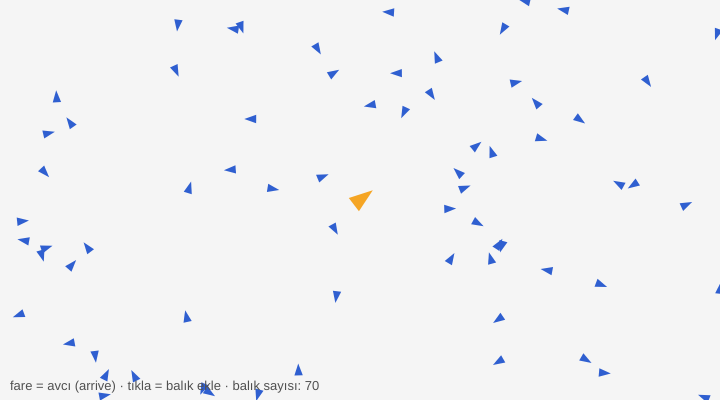
Frame 1 (no input)
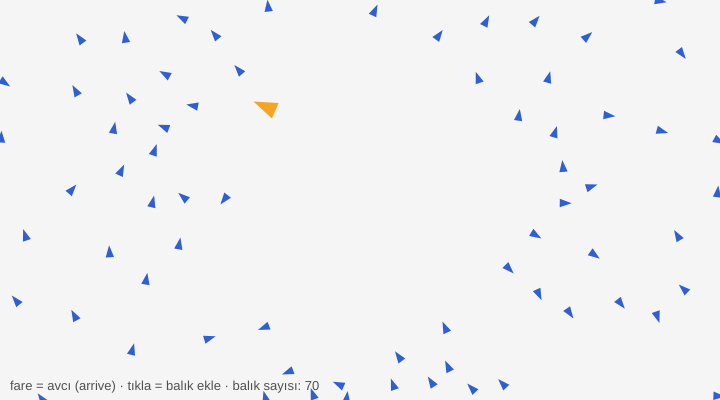
Frame 60 (no input)
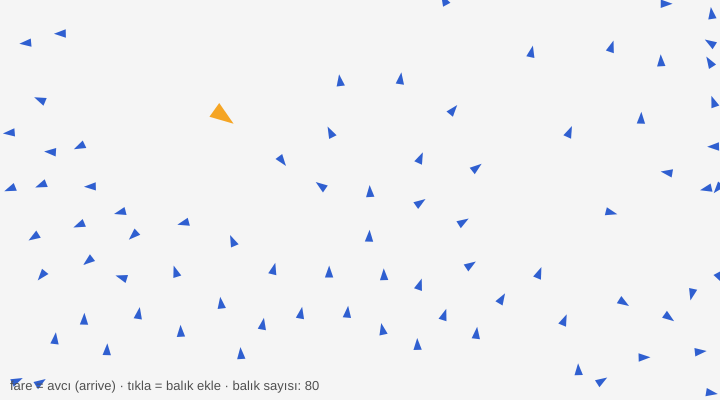
Frame 120 (the mouse pressed at the canvas centre since frame 60)

The p5.js sketch that drew these frames (run headless with seeded random() and noise() and a simulated clock; from frame 60 on, the mouse is pressed at the canvas centre):

// p5.js sketch
// ── sketch.js
// OGP219 · Steering davranışları — eksiksiz p5.js örneği
// Sarı araç fareye ARRIVE ile gelir. Balıklar (boids) üç kuralla sürü olur ve sarı araçtan KAÇAR.
// Tıkla = sürüye 10 balık ekle.   editor.p5js.org'a yapıştırıp çalıştırabilirsiniz.

let hunter, boids = [];

function setup() {
  createCanvas(720, 400);
  hunter = new Vehicle(width / 2, height / 2, 260, 420);
  for (let i = 0; i < 70; i++) boids.push(new Vehicle(random(width), random(height), 150, 300));
}

function draw() {
  background(245);
  const dt = min(deltaTime / 1000, 0.05);                       // saniye

  hunter.applyDesired(hunter.arrive(createVector(mouseX, mouseY), 120));
  hunter.update(dt);
  hunter.show(color("#f5a524"), 14);

  for (const b of boids) {
    b.flock(boids, 55);                                         // ayrılma + hizalanma + bütünleşme
    if (b.pos.dist(hunter.pos) < 110) b.applyDesired(b.flee(hunter.pos), 3);   // yırtıcıdan kaç (3 kat ağırlık)
    b.update(dt);
    b.wrap();
    b.show(color("#2f5fd0"), 7);
  }
  noStroke(); fill(80); textSize(13);
  text("fare = avcı (arrive) · tıkla = balık ekle · balık sayısı: " + boids.length, 10, height - 10);
}

function mousePressed() { for (let i = 0; i < 10; i++) boids.push(new Vehicle(mouseX + random(-20, 20), mouseY + random(-20, 20), 150, 300)); }

class Vehicle {
  constructor(x, y, maxSpeed, maxForce) {
    this.pos = createVector(x, y);
    this.vel = p5.Vector.random2D().mult(maxSpeed / 2);
    this.acc = createVector(0, 0);
    this.maxSpeed = maxSpeed;                                   // piksel / saniye
    this.maxForce = maxForce;                                   // piksel / saniye² (kütle = 1)
  }

  // ---- davranışlar: her biri bir İSTENEN HIZ döndürür ----
  seek(target) { return p5.Vector.sub(target, this.pos).setMag(this.maxSpeed); }
  flee(threat) { return p5.Vector.sub(this.pos, threat).setMag(this.maxSpeed); }
  arrive(target, slowRadius) {
    const offset = p5.Vector.sub(target, this.pos), d = offset.mag();
    const speed = d < slowRadius ? this.maxSpeed * d / slowRadius : this.maxSpeed;   // yaklaşınca yavaşla
    return offset.setMag(speed);
  }

  // ---- Reynolds: direksiyon = istenen − mevcut hız (azami kuvvetle kırpılır) ----
  applyDesired(desired, weight = 1) {
    const steer = p5.Vector.sub(desired, this.vel).mult(5).limit(this.maxForce);     // ×5: hız farkını ~0,2 sn'de kapat
    this.acc.add(steer.mult(weight));
  }

  flock(others, radius) {
    const sep = createVector(), ali = createVector(), coh = createVector();
    let n = 0;
    for (const o of others) {
      const d = this.pos.dist(o.pos);
      if (o === this || d === 0 || d > radius) continue;
      sep.add(p5.Vector.sub(this.pos, o.pos).div(d * d));       // yakın komşu daha güçlü iter
      ali.add(o.vel);                                           // komşuların yönü
      coh.add(o.pos);                                           // komşuların konumu
      n++;
    }
    if (n === 0) return;
    this.applyDesired(sep.setMag(this.maxSpeed), 1.6);          // AYRILMA
    this.applyDesired(ali.setMag(this.maxSpeed), 1.0);          // HİZALANMA
    this.applyDesired(this.seek(coh.div(n)), 0.9);              // BÜTÜNLEŞME
  }

  update(dt) {
    this.vel.add(p5.Vector.mult(this.acc, dt)).limit(this.maxSpeed);   // ivme → hız
    this.pos.add(p5.Vector.mult(this.vel, dt));                        // hız → konum
    this.acc.mult(0);                                                  // kuvvetleri sıfırla
  }

  wrap() {                                                      // ekranın bir kenarından çıkan öbüründen girer
    this.pos.x = (this.pos.x + width) % width;
    this.pos.y = (this.pos.y + height) % height;
  }

  show(c, size) {
    push(); translate(this.pos.x, this.pos.y); rotate(this.vel.heading());
    fill(c); noStroke(); triangle(size, 0, -size * 0.7, size * 0.6, -size * 0.7, -size * 0.6);
    pop();
  }
}
